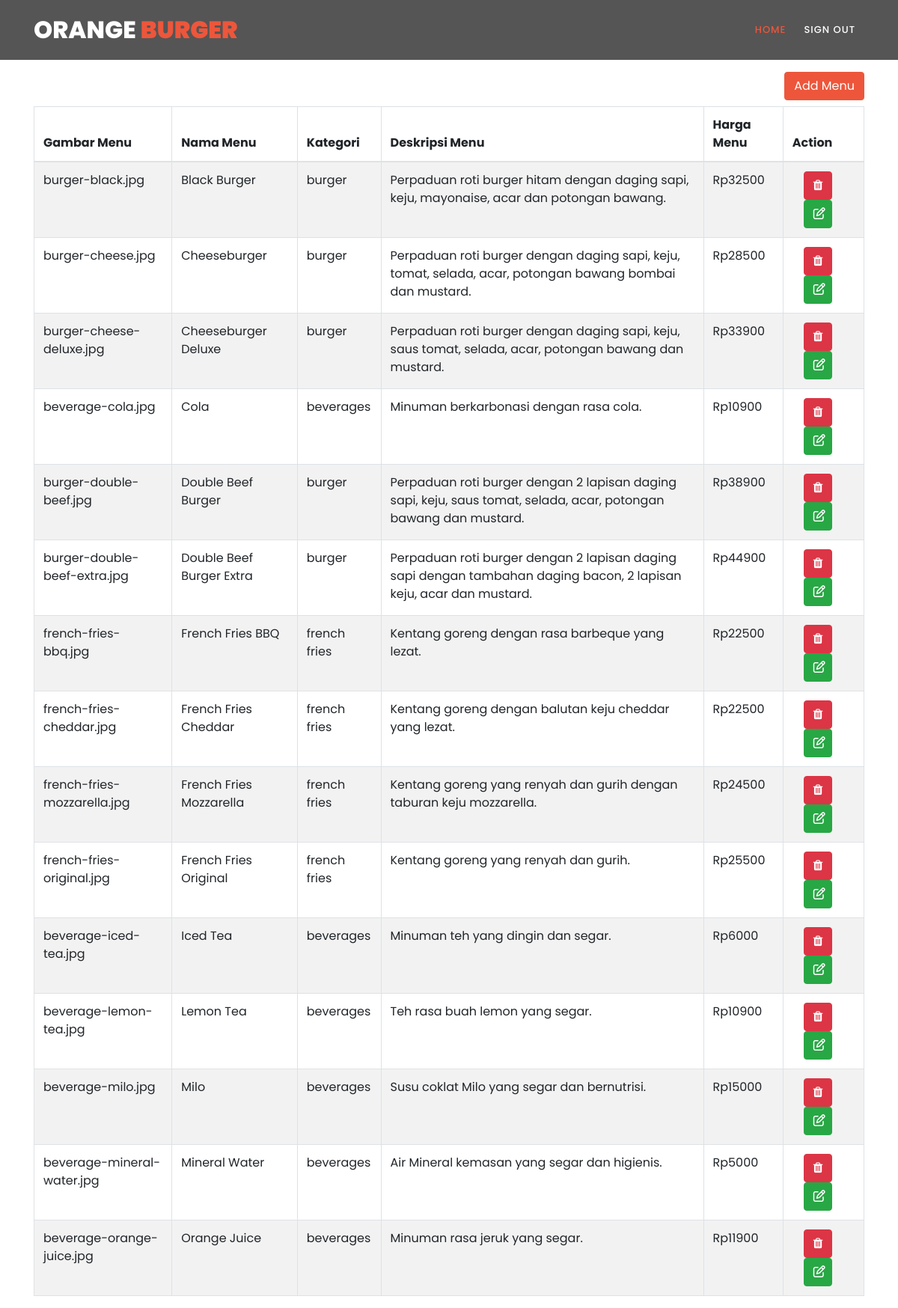
/admin/admin.php, run on the app's committed database.
### tables this page shows
CREATE TABLE `menu` (
  `nama` varchar(50) NOT NULL,
  `harga` int(11) NOT NULL,
  `deskripsi` varchar(200) NOT NULL,
  `gambar` varchar(255) NOT NULL,
  `kategori` varchar(20) NOT NULL
);

### admin/admin.php (the view, shortened to what this page needs)
<?php
	require 'database.php';
	include 'header.php';
?>
<!DOCTYPE html>
<html lang="en">
  <head>
    <link rel="stylesheet" type="text/css" href="../assets/css/bootstrap.min.css">
    <link rel="stylesheet" type="text/css" href="../assets/css/font-awesome.css">
    <link rel="stylesheet" href="../assets/css/style.css">
    <link rel="stylesheet" href="../assets/css/aos.css">
    <link href="https://unpkg.com/aos@2.3.1/dist/aos.css" rel="stylesheet">
  </head>
<body>
    <header class="header-area header-sticky" style="background:#555">
        <div class="container">
            <div class="row">
                <div class="col-12">
                    <nav class="main-nav">
                        <a href="index.php" class="logo">Orange <em> Burger</em></a>
                        <ul class="nav">
                            <li><a href="admin.php" class="active">Home</a></li>
                            <?php echo '<li><a href="../logout.php">Sign Out</a></li>'; ?>
						</ul>
                    </nav>
                </div>
            </div>
        </div>
    </header>
	<br><br>
	<?php
		$query = "SELECT * FROM menu";
		$result = $db->query($query);
	?>
	<div class="container">
		<div class="text-right" style="padding-bottom:8px">
			<a href="addmenu.php" class="btn btn-primary">Add Menu</a>
		</div>
		<table id="tableUser" class="table table-striped table-bordered">
			<thead>
				<th>Gambar Menu</th>
				<th>Nama Menu</th>
				<th>Kategori</th>
				<th>Deskripsi Menu</th>
				<th>Harga Menu</th>
				<th>Action</th>
			</thead>
			<tbody>
			<?php
				foreach($result as $eachResult){
			?>
				<tr>
					<td><?= $eachResult['gambar']?></td>
					<td><?= $eachResult['nama']?></td>
					<td><?= $eachResult['kategori']?></td>
					<td><?= $eachResult['deskripsi']?></td>
					<td>Rp<?= $eachResult['harga']?></td>
					<td>
                        <div class="col-12">
                        <a href="deletemenu.php?nama=<?= $eachResult['nama']?>" class="btn btn-danger"><i class="fa fa-trash"></i></a>
                        <a href="updatemenu.php?nama=<?= $eachResult['nama']?>" class="btn btn-success" style="padding-right:8px"> <i class="fa fa-pencil-square-o"></i></a>
                        </div>
                    </td>
				</tr>
			<?php
				};
			?>
			</tbody>
		</table>
	</div>
</body>
</html>

### admin/header.php (shortened to what this page needs)
<!DOCTYPE html>
<html>
<head>
	<link rel="stylesheet" href="https://maxcdn.bootstrapcdn.com/bootstrap/4.5.0/css/bootstrap.min.css">
	<link rel="stylesheet" type="text/css" href="https://cdn.datatables.net/v/bs4/dt-1.10.21/datatables.min.css"/>
    <link rel="stylesheet" href="https://ajax.googleapis.com/ajax/libs/jqueryui/1.12.1/themes/smoothness/jquery-ui.css">
</head>

### assets/css/style.css (style rules this page uses)
html, body, div, span, applet, object, iframe, h1, h2, h3, h4, h5, h6, p, blockquote, div pre, a, abbr, acronym, address, big, cite, code, del, dfn, em, font, img, ins, kbd, q, s, samp, small, strike, strong, sub, sup, tt, var, b, u, i, center, dl, dt, dd, ol, ul, li, figure, header, nav, section, article, aside, footer, figcaption { margin: 0; padding: 0; border: 0; outline: 0; }
ul, li { padding: 0; margin: 0; list-style: none; }
header, nav, section, article, aside, footer, hgroup { display: block; }
* { box-sizing: border-box; }
html, body { font-family: 'Poppins', sans-serif; font-weight: 400; background-color: #fff; font-size: 16px; -ms-text-size-adjust: 100%; -webkit-font-smoothing: antialiased; -moz-osx-font-smoothing: grayscale; }
a { text-decoration: none !important; }
ul { margin-bottom: 0px; }
html, body { background: #fff; font-family: 'Poppins', sans-serif; }
.header-area { position: absolute; top: 0px; left: 0px; right: 0px; z-index: 100; height: 80px; background: rgba(250,250,250,0.1); -webkit-transition: all .5s ease 0s; -moz-transition: all .5s ease 0s; -o-transition: all .5s ease 0s; transition: all .5s ease 0s; }
.header-area .main-nav { min-height: 80px; background: transparent; }
.header-area .main-nav .logo { line-height: 80px; color: #fff; font-size: 32px; font-weight: 800; text-transform: uppercase; float: left; -webkit-transition: all 0.3s ease 0s; -moz-transition: all 0.3s ease 0s; -o-transition: all 0.3s ease 0s; transition: all 0.3s ease 0s; }
.header-area .main-nav .logo em { font-style: normal; color: #ed563b; font-weight: 900; }
.header-area .main-nav .nav { float: right; margin-top: 27px; margin-right: 0px; background-color: transparent; -webkit-transition: all 0.3s ease 0s; -moz-transition: all 0.3s ease 0s; -o-transition: all 0.3s ease 0s; transition: all 0.3s ease 0s; position: relative; z-index: 999; }
.header-area .main-nav .nav li { padding-left: 20px; padding-right: 20px; }
.header-area .main-nav .nav li a { display: block; font-weight: 500; font-size: 13px; color: #7a7a7a; text-transform: uppercase; -webkit-transition: all 0.3s ease 0s; -moz-transition: all 0.3s ease 0s; -o-transition: all 0.3s ease 0s; transition: all 0.3s ease 0s; height: 40px; line-height: 40px; border: transparent; letter-spacing: 1px; }
.header-area .main-nav .nav li a { color: #fff; }
.header-area .main-nav .nav li:hover > a, .header-area .main-nav .nav li > a.active { color: #ed563b!important; opacity: 1; }
.header-area.header-sticky { min-height: 80px; }
.header-area.header-sticky .nav { margin-top: 20px !important; }
.header-area.header-sticky .nav li a.active { color: #ed563b; }
@media (max-width: 1200px) { .header-area .main-nav .nav li { padding-left: 12px; padding-right: 12px; } }
@media (max-width: 1200px) { .header-area .main-nav:before { display: none; } }
@media (min-width: 767px) { .header-area .main-nav .nav { display: flex !important; } }
.btn-primary { border-color: #ed563b; background-color: #ed563b; }
a { color: #ed563b; }

### data on the page
menu: gambar "burger-black.jpg", nama "Black Burger", kategori "burger", deskripsi "Perpaduan roti burger hitam dengan daging sapi, keju, mayonaise, acar dan potongan bawang.", harga "32500"
menu: gambar "burger-cheese.jpg", nama "Cheeseburger", kategori "burger", deskripsi "Perpaduan roti burger dengan daging sapi, keju, tomat, selada, acar, potongan bawang bombai dan mustard.", harga "28500"
menu: gambar "burger-cheese-deluxe.jpg", nama "Cheeseburger Deluxe", kategori "burger", deskripsi "Perpaduan roti burger dengan daging sapi, keju, saus tomat, selada, acar, potongan bawang dan mustard.", harga "33900"
menu: gambar "beverage-cola.jpg", nama "Cola", kategori "beverages", deskripsi "Minuman berkarbonasi dengan rasa cola.", harga "10900"
menu: gambar "burger-double-beef.jpg", nama "Double Beef Burger", kategori "burger", deskripsi "Perpaduan roti burger dengan 2 lapisan daging sapi, keju, saus tomat, selada, acar, potongan bawang dan mustard.", harga "38900"
menu: gambar "burger-double-beef-extra.jpg", nama "Double Beef Burger Extra", kategori "burger", deskripsi "Perpaduan roti burger dengan 2 lapisan daging sapi dengan tambahan daging bacon, 2 lapisan keju, acar dan mustard.", harga "44900"
menu: gambar "french-fries-bbq.jpg", nama "French Fries BBQ", kategori "french fries", deskripsi "Kentang goreng dengan rasa barbeque yang lezat.", harga "22500"
menu: gambar "french-fries-cheddar.jpg", nama "French Fries Cheddar", kategori "french fries", deskripsi "Kentang goreng dengan balutan keju cheddar yang lezat.", harga "22500"
menu: gambar "french-fries-mozzarella.jpg", nama "French Fries Mozzarella", kategori "french fries", deskripsi "Kentang goreng yang renyah dan gurih dengan taburan keju mozzarella.", harga "24500"
menu: gambar "french-fries-original.jpg", nama "French Fries Original", kategori "french fries", deskripsi "Kentang goreng yang renyah dan gurih.", harga "25500"
menu: gambar "beverage-iced-tea.jpg", nama "Iced Tea", kategori "beverages", deskripsi "Minuman teh yang dingin dan segar.", harga "6000"
menu: gambar "beverage-lemon-tea.jpg", nama "Lemon Tea", kategori "beverages", deskripsi "Teh rasa buah lemon yang segar.", harga "10900"
menu: gambar "beverage-milo.jpg", nama "Milo", kategori "beverages", deskripsi "Susu coklat Milo yang segar dan bernutrisi.", harga "15000"
menu: gambar "beverage-mineral-water.jpg", nama "Mineral Water", kategori "beverages", deskripsi "Air Mineral kemasan yang segar dan higienis.", harga "5000"
menu: gambar "beverage-orange-juice.jpg", nama "Orange Juice", kategori "beverages", deskripsi "Minuman rasa jeruk yang segar.", harga "11900"
